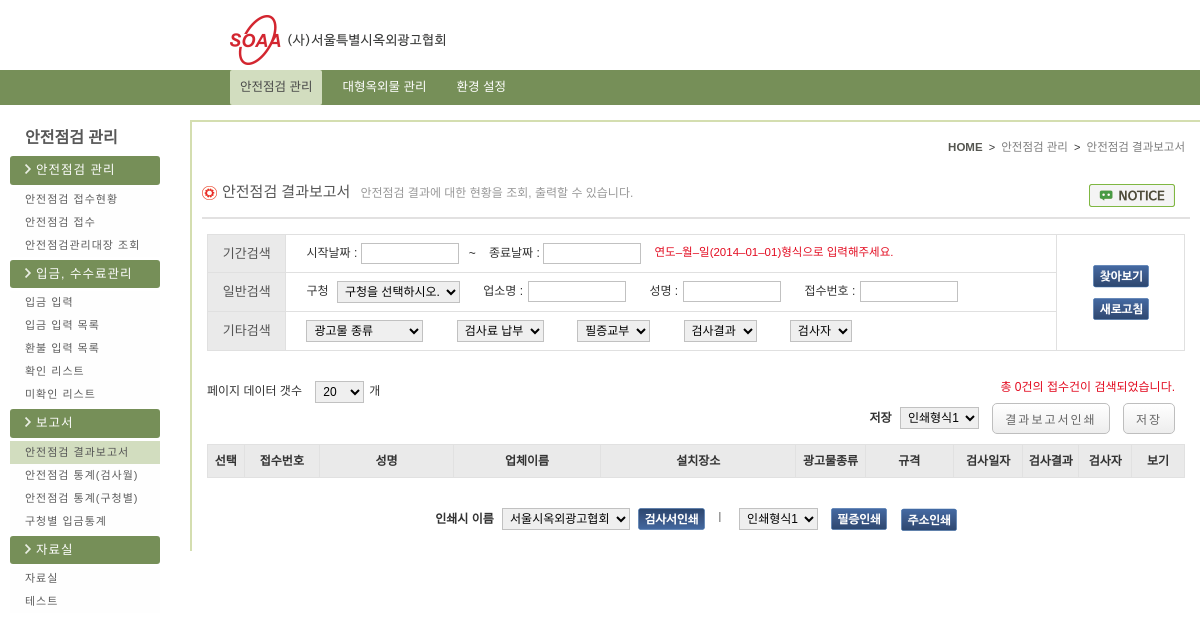
Page /safeChk_Mng/check_result_report.php (signed in) on the committed database.
### tables this page shows
CREATE TABLE `menu` (
  `idx` varchar(1) NOT NULL default '',
  `idx_sub` varchar(4) NOT NULL default '',
  `menu_nm` varchar(20) default NULL,
  `url` varchar(100) default NULL,
  `use_gubun` char(1) default NULL,
  `insert_date` datetime default NULL,
  `update_date` datetime default NULL,
  `insert_id` varchar(10) default NULL,
  PRIMARY KEY  (`idx`,`idx_sub`)
);

### config/function.php (called while the page is built, shortened)
<?
function fn_select($condition, $tbl, $where){
	$sql =  "SELECT " . $condition;
	$sql .= " FROM " . $tbl;
	if($where){
		$sql .= " WHERE " . $where;
	}
	$result = mysql_query($sql);
	return $result;
}
?>

### safeChk_Mng/check_result_report.php (the view, shortened to what this page needs)
<?  include $_SERVER["DOCUMENT_ROOT"] . "/safeChk_Mng/left_menu.php"; ?>
<link rel="stylesheet" type="text/css" href="/css/admin/chk_result_report.css">
<?
	if($_POST["st_date"] <> "" || $_POST["ed_date"] <> "" ||$_POST["gu_office"] <> "" ||$_POST["c_corp_nm"] <> "" ||$_POST["c_ceo_nm"] <> "" ||$_POST["reg_no"] <> "" ||
		$_POST["outdoor_act_cate"] <> "" || $_POST["chk_paytype"] <> "" ||$_POST["report_certi"] <> "" || $_POST["chk_result"] <> "" || $_POST["chk_person"] <> ""
		|| $_POST["select_page_num"]){
		$st_date	=	$_POST["st_date"];
		$ed_date	= 	$_POST["ed_date"];
		$gu_office	= 	$_POST["gu_office"];
		$c_corp_nm	=	$_POST["c_corp_nm"];
		$c_ceo_nm	=	$_POST["c_ceo_nm"];
		$reg_no		=	$_POST["reg_no"];
		$outdoor_act_cate		=	$_POST["outdoor_act_cate"];
		$chk_paytype		=	$_POST["chk_paytype"];
		$report_certi		=	$_POST["report_certi"];
		$chk_result		=	$_POST["chk_result"];
		$chk_person		=	$_POST["chk_person"];
		$select_page_num	=	$_POST["select_page_num"];
		include "./check_result_report_where.php";
	}else{
		$st_date	=	$_GET["st_date"];
		$ed_date	= 	$_GET["ed_date"];
		$c_corp_nm	=	$_GET["c_corp_nm"];
		$c_ceo_nm	=	$_GET["c_ceo_nm"];
		$reg_no		=	$_GET["reg_no"];
		$select_page_num = $_GET["select_page_num"];
	}
	if($where == ""){
		$tot_cnt = 0;
		$excel_where = 0;
	}else{
		$tot_cnt = fn_select_cnt("reg_no", "soaa_reg_check", $where);
		$excel_where = 1;
	}
	if(!$select_page_num){
		$select_page_num = 20;
	}
?>
<section class="contents">
            	<div class="contents_con">
                    <div class="top_unit">
                        <div class="inner_jump"><a href="#"><span class="first">HOME</span></a>&nbsp;&nbsp;&gt;&nbsp;&nbsp;<a href="#">안전점검&nbsp;관리</a>&nbsp;&nbsp;&gt;&nbsp;&nbsp;<a href="#">안전점검&nbsp;결과보고서</a></div>
                        <p class="contop_title"><img src="/img/set_icon.png" alt="icon">안전점검&nbsp;결과보고서<span class="contop_tip">안전점검&nbsp;결과에&nbsp;대한&nbsp;현황을&nbsp;조회&#44;&nbsp;출력할&nbsp;수&nbsp;있습니다&#46;</span><span class="info_notice"><a href="#"><img src="/img/notice.png" alt="알림"></a></span></p>
                    </div>
                    <div class="line"></div>
                    <div class="contain">
                	<div class="con01">
						<form name="form" method="post">
                    	<table>
                        	 <tr>
                                    <td class="con01_title">기간검색</td>
                                    <td class="con01_cons">
                                        시작날짜&nbsp;&#58;&nbsp;<input type="text" class="w90" id="st_date" name="st_date" value="<?=$st_date?>"
										onclick="se_date('check_result_report')">&nbsp;&nbsp;&nbsp;&#126;&nbsp;&nbsp;&nbsp;
										종료날짜&nbsp;&#58;&nbsp;<input type="text" class="w90" id="ed_date" name="ed_date" value="<?=$ed_date?>">
                                        <span class="con1_cons_tip">연도&#8211;월&#8211;일&#40;2014&#8211;01&#8211;01&#41;형식으로&nbsp;입력해주세요&#46;</span>
                                    </td>
                                     <td class="click_btn" rowspan="3">
                                        <a href="javascript:void(0);"><img src="/img/search.png" class="c_btn_srh" alt="검색" onclick="soaa_search('check_result_report');"></a>
										<a href="javascript:void(0);"><img src="/img/refresh.png" class="refresh" alt="새로고침"></a>
                                    </td>
                                </tr>
                        	<tr>
                            	<td class="con01_title">일반검색</td>
                                <td class="con01_cons">
                                	구청
									<select name="gu_office" class="guchung">
										<option value="">구청을&nbsp;선택하시오&#46;</option>
									</select>
                                     업소명&nbsp;&#58;<input type="text" class="w90 mar" name="c_corp_nm" value="<?=$c_corp_nm?>"
										onkeydown="javascript: if(event.keyCode == 13) { soaa_search('check_result_report'); }">
										성명&nbsp;&#58;<input type="text" class="w90 mar" name="c_ceo_nm" value="<?=$c_ceo_nm?>"
										onkeydown="javascript: if(event.keyCode == 13) { soaa_search('check_result_report'); }">
										접수번호&nbsp;&#58;<input type="text" class="w90 mar" name="reg_no" value="<?=$reg_no?>"
										onkeydown="javascript: if(event.keyCode == 13) { soaa_search('check_result_report'); }">
                                </td>
                            </tr>
                        	<tr>
								<td class="con01_title">기타검색</td>
								<td class="con01_cons">
									<select class="ads_sort m_right30" name="outdoor_act_cate">
										<option value="">광고물&nbsp;종류</option>
									</select>
									<select class="gumsa_cash m_right30" name="chk_paytype">
										<option value="">검사료&nbsp;납부</option>
									</select>
									<select class="deliver_certificate m_right30" name="report_certi">
										<option value="">필증교부</option>
									</select>
									<select class="result m_right30" name="chk_result">
										<option value="">검사결과</option>
									</select>
									<select class="result m_right30" name="chk_person">
										<option value="">검사자</option>
									</select>
								</td>
							</tr>
                        </table>
                    </div>
                        <div class="con02">
                            <div class="receive">
                                <p class="paging">
                                    페이지&nbsp;데이터&nbsp;갯수
                                   <select class="data_num" name="select_page_num" onchange="page_list('check_result_report', this.value);">
										<? for($i=5; $i<=100;){?>
                                        <option value="<?=$i?>" <? if($i==$select_page_num){ echo "selected=selected";}?>><?=$i?></option>
										<? $i += 5;
											}
										?>
                                    </select>개
                                    <span class="total_search">총&nbsp;<?=$tot_cnt?>건의&nbsp;접수건이&nbsp;검색되었습니다&#46;</span>
                                </p>
                                <p class="paging_search">
                                    저장
                                    <select class="paging_print">
                                        <option value="">인쇄형식1</option>
                                    </select>
									<input type="button" value="결과보고서인쇄" id="submit_btn01" onclick="move_print_page('check_result_report','<?=$st_date;?>','<?=$ed_date;?>','<?=$select_page_num?>');">
									<input type="button" value="저장" id="submit_btn02" onclick="ExcelDown_1('check_result_excel', '<?=$excel_where?>');">
                                </p>
                            </div>
                            <div class="receive_table" id="print">
                                <table>
                                	<colgroup>
                                    	<col width="50px">
                                        <col width="110px">
                                        <col width="200px">
                                        <col width="220px">
                                        <col width="295px">
                                        <col width="100px">
                                        <col width="130px">
                                        <col width="100px">
                                        <col width="80px">
                                        <col width="75px">
                                        <col width="75px">
                                    </colgroup>
                                    <tr>
                                        <th><a href="javascript:void(0);" id="checkAll" onclick="chk_reverse();">선택</a></th>
                                        <th>접수번호</th>
                                        <th>성명</th>
                                        <th>업체이름</th>
                                        <th>설치장소</th>
                                        <th>광고물종류</th>
                                        <th>규격</th>
                                        <th>검사일자</th>
                                        <th>검사결과</th>
                                        <th>검사자</th>
                                        <th>보기</th>
                                    </tr>
                                </table>
                            </div>
                            <div class="print_area">인쇄시&nbsp;이름
                                <select class="print01" name="tests">
                                    <option value="society">서울시옥외광고협회</option>
                                </select>
                                <img src="/img/inspection_print.png" class="inspection_print" alt="검사서인쇄" onclick="Print_ChkReport('<?=$Prn_reg_no;?>','<?=$Prn_gu_office;?>','<?=$select_page_num?>','<?=$tot_cnt?>');">
								<img src="/img/mini_bar.png" class="print_bar" alt="bar" >
                                <select class="print03">
                                    <option value="">인쇄형식1</option>
                                </select>
                                <img src="/img/certificate_print.png" class="certificate_print" alt="필증인쇄" onclick="Print_PrtPrt('print_prt_prt','<?=$Prn_reg_no;?>','<?=$Prn_gu_office;?>','<?=$select_page_num?>','<?=$tot_cnt?>');">
                                <img src="/img/addr_print.png" class="addr_print" alt="주소인쇄"></div>
                        </div>
                    </div>
                </div>
            </section>
        </section>
	</div>
</body>
</html>

### safeChk_Mng/left_menu.php (shortened to what this page needs)
<?  include_once $_SERVER["DOCUMENT_ROOT"] . "/config/function.php"; ?>
<?
	include $_SERVER["DOCUMENT_ROOT"] . "/head.php";
	$this_page = array_pop(explode("/", $_SERVER["REQUEST_URI"]));
	$this_page = explode(".", $this_page);
?>
        <section id="section">
        	<section class="lnb">
            	<h4 class="lnb_title">안전점검&nbsp;관리</h4>
            	<ul>
					<?
						$result = fn_select("idx_sub, menu_nm, url", "menu", "length(idx_sub) < 3  and idx_sub between '10' and '40'");
						$i=1;
						while($rs = mysql_fetch_array($result)){
					?>
						<li class="bg_catch"><img src="/img/arrow_right.png" alt="arrow_right"><?=$rs["menu_nm"]?></li>
						<?
							$result_sub = fn_select("idx_sub, menu_nm, url", "menu", "length(idx_sub) > 3 and idx_sub like '" .$i ."0%'");
							while($rs_sub = mysql_fetch_array($result_sub)){
								$click_page = array_pop(explode("/", $rs_sub["url"]));
								$click_page = explode(".", $click_page);
								if($click_page[0] == $this_page[0]){
						?>
		                    <li class="click"><a href="<?=$rs_sub["url"]?>"><?=$rs_sub["menu_nm"]?></a></li>
						<?		}else{	?>
		                    <li><a href="<?=$rs_sub["url"]?>"><?=$rs_sub["menu_nm"]?></a></li>
						<?
								}
							}
							$i++;
						?>
					<? } ?>
                </ul>
            </section>

### css/admin/common.css (style rules this page uses)
body { margin:0;padding:0;font-family:'nanumbarun_gothic',sans-serif, Arial;font-size:11px;color:#333 }
adress, article, aside,figure,footer, header, hgroup, menu, nav, section { display:block }
a { text-decoration:none;color:#333 }
ul, li { list-style:none }
html { overflow-x:auto;overflow-y:scroll;min-height:1000px; }
img { border:0;outline:none }
#section { overflow:hidden;margin:20px auto; }
.lnb { width:150px;overflow:hidden;float:left;margin-left:10px }
.lnb_title { margin:10px 0 10px 15px;font-family:'nanumbarun_gothic',sans-serif;color:#585858;font-size:16px }
.lnb ul { width:10% }
.lnb ul li a { width:135px;display:inline-block;padding:6px 0 6px 15px;font-family:'nanumbarun_gothic',sans-serif;letter-spacing:1px;background:#fefefe;color:#5d5d5d }
.lnb ul li.click a { background:#d2ddbf;color:#555 }
.bg_catch { width:135px;background:#768f58;color:#fefefe;margin:3px 0;padding:8px 0 8px 15px;font-family:'nanumbarun_gothic',sans-serif;font-size:12.5px;letter-spacing:1px;border:none;border-radius:3px;-moz-border-radius:3px;-webkit-border-radius:3px;-o-border-radius:3px }
.bg_catch img { margin-right:5px }
.contents { overflow:hidden;padding-left:30px; }
.contents_con { overflow:hidden;padding:10px;border-top:2px solid #d4deb0;border-left:2px solid #d4deb0 }
.top_unit { overflow:hidden }
.inner_jump { display:inline-block;float:right;margin:10px 5px 10px 0 }
.first { font-weight:bold;color:#555650 }
.inner_jump a { font-size:11.5px;color:#7d7d7d }
.contop_title { overflow:hidden;font-family:'nanumgothic_Bold',sans-serif;font-size:15px;color:#565656;margin-top:20px }
.contop_title img { vertical-align:middle;margin-right:5px }
.contop_tip { margin-left:10px;font-size:12px;color:#999 }
.line { border-top:2px solid #e2e1e1;margin-top:10px }
.contain { width:99%;overflow:hidden;margin:10px auto }
.info_notice { float:right;margin-right:10px }
.info_notice img { vertical-align:middle }

### rows in the picture
menu: menu_nm "안전점검 관리"
menu: menu_nm "안전점검 접수현황"
menu: menu_nm "안전점검 접수"
menu: menu_nm "안전점검관리대장 조회"
menu: menu_nm "입금, 수수료관리"
menu: menu_nm "입금 입력"
menu: menu_nm "입금 입력 목록"
menu: menu_nm "환불 입력 목록"
menu: menu_nm "확인 리스트"
menu: menu_nm "미확인 리스트"
menu: menu_nm "보고서"
menu: menu_nm "안전점검 결과보고서"
menu: menu_nm "안전점검 통계(검사월)"
menu: menu_nm "안전점검 통계(구청별)"
menu: menu_nm "구청별 입금통계"
menu: menu_nm "자료실"
menu: menu_nm "자료실"
menu: menu_nm "테스트"

### other values in the picture
$tot_cnt "0"
form field select_page_num "20"
